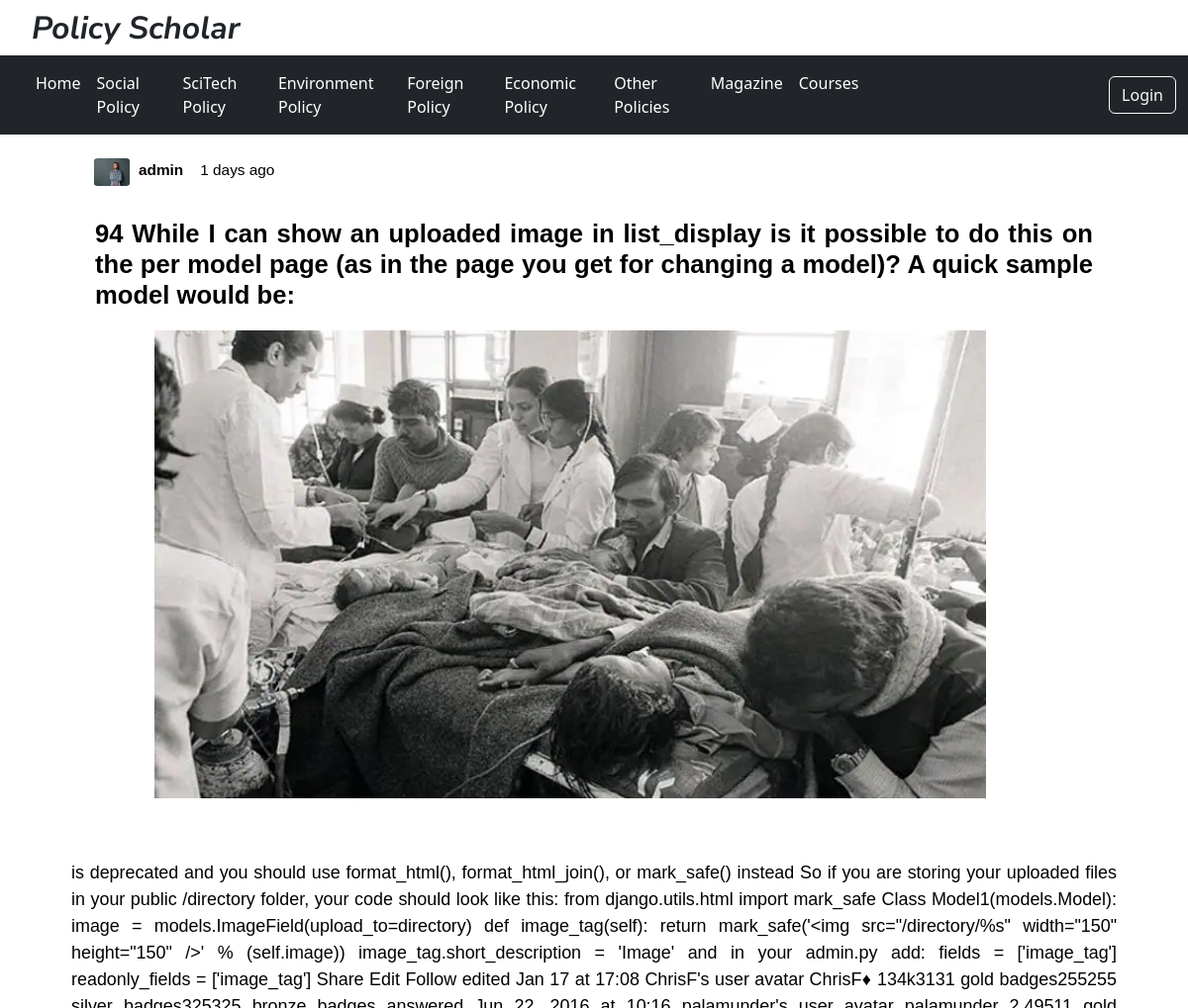
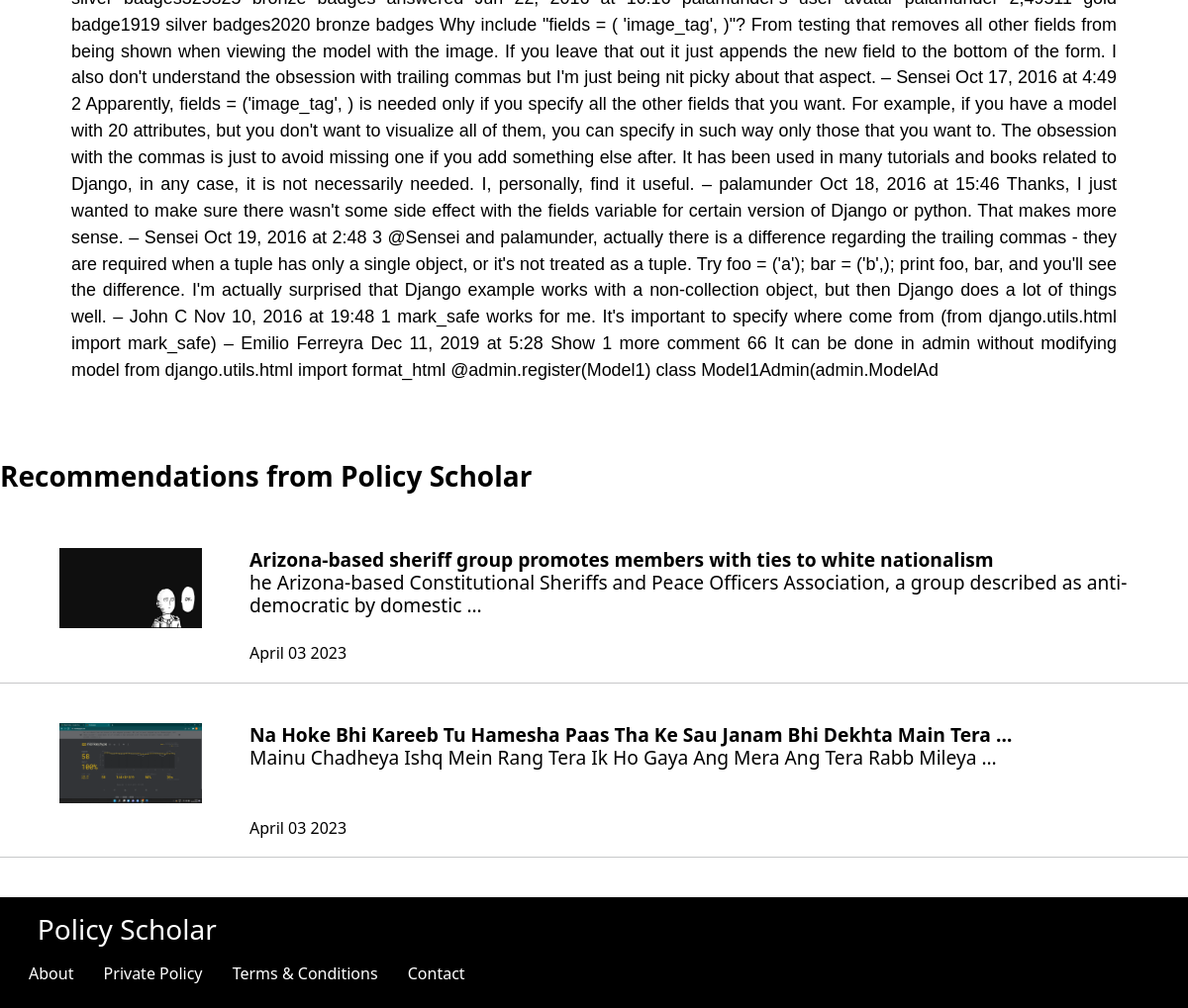
Screenshot of /post/28/ with the database file from the repository (2 pictures, top to bottom).
### policy/models.py (models this page shows, shortened)
class Post(models.Model):
    title = models.CharField(max_length=200)
    content = models.TextField()
    date_posted = models.DateTimeField(default=timezone.now)
    author = models.ForeignKey(User,on_delete = models.CASCADE)
    image = models.ImageField(upload_to='images/', null=True,blank=True,default='default.jpg')
    image2 = models.ImageField(upload_to='images12/', null=True,blank=True,default='default.jpg')
    category = models.CharField(
        max_length = 20,
        choices = choose,
        )
    class Meta:
        ordering = ['-date_posted']
    def datepublished(self):
        return self.date_posted.strftime('%B %d %Y')
    def get_date(self):
          time = datetime.now()
          if self.date_posted.day == time.day:
              return str(time.hour - self.date_posted.hour) +" hours ago"
          else:
              if self.date_posted.month == time.month:
                   return str(time.day - self.date_posted.day) + " days ago"
          return self.date_posted

### policy/views.py (the view)
# urls.py: path('post/<int:pk>/',views.PostDetail,name='post-detail'),
def PostDetail(request,pk):
    post = get_object_or_404(Post,pk=pk)
    posts = Post.objects.filter(category=post.category).exclude(pk=pk)
    context = {"object":post,'post':post,"posts":posts}
    return render(request,'policy/post_detail.html',context)

### policy/templates/policy/post_detail.html (shortened to what this page needs)
{% load static %} {% block content %}
<!DOCTYPE html>
<html lang="en">
  <head>
    <link href="https://cdn.jsdelivr.net/npm/bootstrap@5.3.0-alpha2/dist/css/bootstrap.min.css" rel="stylesheet">
    <link rel="stylesheet" href="{% static 'style.css'%}" />
  </head>
  <body>
    <div class="conthead">
      <h1>Policy Scholar</h1>
    </div>
    <nav class="navbar navbar-expand-lg navbar-dark bg-dark">
      <div class="container-fluid">
        <div class="collapse navbar-collapse" id="navbarNav">
          <ul class="navbar-nav">
            <li class="nav-item">
              <a class="nav-link active" aria-current="page"  href="{% url 'index' %}">Home </a>
            </li>
            <li class="nav-item">
              <a  class="nav-link active" aria-current="page" href="{% url 'social' %}">Social Policy </a>
            </li>
            <li class="nav-item">
              <a class="nav-link active" aria-current="page"  href="{% url 'sciTech' %}">SciTech Policy </a>
            </li>
            <li class="nav-item">
              <a  class="nav-link active" aria-current="page" href="{% url 'environment' %}">Environment Policy </a>
            </li>
            <li class="nav-item">
              <a  class="nav-link active" aria-current="page" href="{% url 'foreign' %}">Foreign Policy </a>
            </li>
            <li class="nav-item">
              <a class="nav-link active" aria-current="page"  href="{% url 'economic' %}">Economic Policy </a>
            </li>
            <li class="nav-item">
              <a class="nav-link active" aria-current="page"  href="{% url 'other' %}">Other Policies </a>
            </li>
            <li class="nav-item">
              <a class="nav-link active" aria-current="page"  href="{% url 'index' %}">Magazine </a>
            </li>
            <li class="nav-item">
              <a class="nav-link active" aria-current="page"  href="#">Courses </a>
            </li>
          </ul>
          {% if user.is_authenticated %}
          <a class="btn btn-success" href="{% url 'post-new' %}" role="button"> Create new post</a>
        &nsbp
        <a class="btn btn-outline-light" href="{% url 'logout' %}" role="button">Logout </a>
        {%else%}
        <a class="btn btn-outline-light" href="{% url 'login' %}" role="button">Login</a>
        {%endif%}
        </div>
      </div>
    </nav>
    <br>
      <article class="content-section">
      <div class="media-body">
        <div class="article-metadata">
          <a href="#" class="mr-2"><div class="img-cont12"><img src="{{object.image2.url}}" /></div>&nbsp;&nbsp;<b>{{object.author}}</b>&nbsp;&nbsp;&nbsp&nbsp{{object.get_date}} </a>
          <br>
          <h2><a href="#" class="article-title">{{object.title}}</a></h2>
        </div>
        <div class="img-cont">
          {% if post.image %}
          <img src="{{object.image.url}}" />
          {% endif%}
        </div>
        <br>
        <a href="#" class="article-content">{{object.content}}</a>
      </div>
<br><br>
    </article>
                         {% include 'policy/recommandations.html' %}
    {% endblock content %}
<footer class="bg-dark text-center text-white" style="background-color:black;">
  <div class="text-start p-3" style="background-color: black; ">
    <h3 style="color:white; text-decoration:none;"> &nbsp;&nbsp; Policy Scholar </h3>
    <a class="btn btn-link" style="color:white; text-decoration:none;" href="{% url 'index' %}"
    >About</a>
    <a class="btn btn-link" style="color:white; text-decoration:none;" href="{% url 'index' %}"
    >Private Policy</a>
    <a class="btn btn-link" style="color:white; text-decoration:none;" href="{% url 'index' %}"
    >Terms & Conditions</a>
    <a class="btn btn-link" style="color:white; text-decoration:none;" href="{% url 'index' %}"
    >Contact</a>
  </div>
</footer>
  </body>
</html>

### policy/templates/policy/recommandations.html (shortened to what this page needs)
{% load static %}
<!DOCTYPE html>
<html lang="en">
  <head>
    <link href="https://cdn.jsdelivr.net/npm/bootstrap@5.3.0-alpha2/dist/css/bootstrap.min.css" rel="stylesheet">
    <link rel="stylesheet" href="{% static 'style3.css'%}" />
  </head>
{% block content %}
<h3 class='head' > Recommendations from Policy Scholar</h3>
<br><br>
{% for Posts in posts %}
    <article class="content-section123" >
      <div class="media-body123">
        <div class="img-cont123">
          {% if Posts.image %}
          <img src="{{Posts.image.url}}" />
          {% endif%}
        </div>
        <h2>
          <a href="{% url 'post-detail' Posts.pk %}" class="index-title111"
            >{{Posts.title|safe|truncatewords:15|cut:"\n"}}</a>
            <a href="{% url 'post-detail' Posts.pk %}" class="index-content"
            >{{Posts.content|safe|truncatewords:15|cut:"\n"}}</a>
            <a href="{% url 'post-detail' Posts.pk %}" class="index-content-date">{{Posts.datepublished}}</a>
        </h2>
      </div>
      <hr>
</article>
    <br>
    {% endfor %}
    {% endblock content %}

### static/style.css (style rules this page uses)
.conthead { display: inline-block; }
.conthead h1 { display: inline-block; margin-left: 1em; margin-top: 0.3em; font-family: "Nunito Sans", sans-serif; font-style: italic; font-weight: bold; font-size: 2em; }
.mr-2 { margin-left: 2%; color: black; display: block; text-decoration: none; font-size: 0.6em; font-family: "Acme", sans-serif; }
.img-cont img { width: 70%; height: 50%; margin-left: 13%; margin-top: 1%; margin-bottom: 2%; }
.article-title { display: block; margin: 0% 8%; font-weight: bold; color: black; font-size: 0.8em; text-decoration: none; text-align: justify; }
.article-content { display: block; margin: 0% 6%; text-align: justify; color: black; text-decoration: none; font-size: 0.7em; }
.content-section { color: black; font-size: 1.6em; font-family: "Acme", sans-serif; }
.img-cont12 img { width: 2.4em; float: left; margin-left: 6%; border-radius: 10%; height: 1.8em; }
.index-content { display: inline-flex; width: 70%; margin: 0% 2%; color: black; text-decoration: none; font-size: 0.7em; }
.index-content-date { display: inline-flex; width: 70%; margin: 0% 2%; margin-top: 3%; color: black; text-decoration: none; font-size: 0.5em; }

### static/style3.css (style rules this page uses)
.head { color: black; font-weight: bold; }
.content-section123 { border-radius: 2px solid black; }
.img-cont123 img { margin-left:5%; margin-right: 4%; float: left; display: inline-flex; height: auto; width: 12%; max-height: 150px; }
.index-title111 { display: block; font-weight: bold; color: black; width: 90%; font-size: 0.6em; text-decoration: none; }
.index-content { display: block; margin-left: 20%; width: 80%; color: black; text-decoration: none; font-size: 0.6em; }
.index-content-date { display: inline-flex; width: 70%; margin-top: 1%; margin-left: 21%; color: black; text-decoration: none; font-size: 0.5em; }

### rows the page displays
Post: image2 (placeholder picture), author "admin", get_date "1 days ago", title "94 While I can show an uploaded image in list_display is it possible to do this on the per model page (as in the page you get for changing a model)? A quick sample model would be:", image (picture), content "is deprecated and you should use format_html(), format_html_join(), or mark_safe() instead So if you are storing your uploaded files in your public /directory folder, your code should look like this: from django.utils.html import mark_safe Class Model1(models.Model): image = models.ImageField(upload_to=directory) def image_tag(self): return mark_safe('<img src=\"/directory/%s\" width=\"150\" height=\"150\" />' % (self.image)) image_tag.short_description = 'Image' and in your admin.py add: fields = ['image_tag'] readonly_fields = ['image_tag'] Share Edit Follow edited Jan 17 at 17:08 ChrisF's user avatar ChrisF♦ 134k3131 gold badges255255 silver badges325325 bronze badges answered Jun 22, 2016 at…"
Post: image (picture), title "Arizona-based sheriff group promotes members with ties to white nationalism", content "he Arizona-based Constitutional Sheriffs and Peace Officers Association, a group described as anti-democratic by domestic …", datepublished "April 03 2023"
Post: image (picture), title "Na Hoke Bhi Kareeb Tu Hamesha Paas Tha Ke Sau Janam Bhi Dekhta Main Tera …", content "Mainu Chadheya Ishq Mein Rang Tera Ik Ho Gaya Ang Mera Ang Tera Rabb Mileya …", datepublished "April 03 2023"
